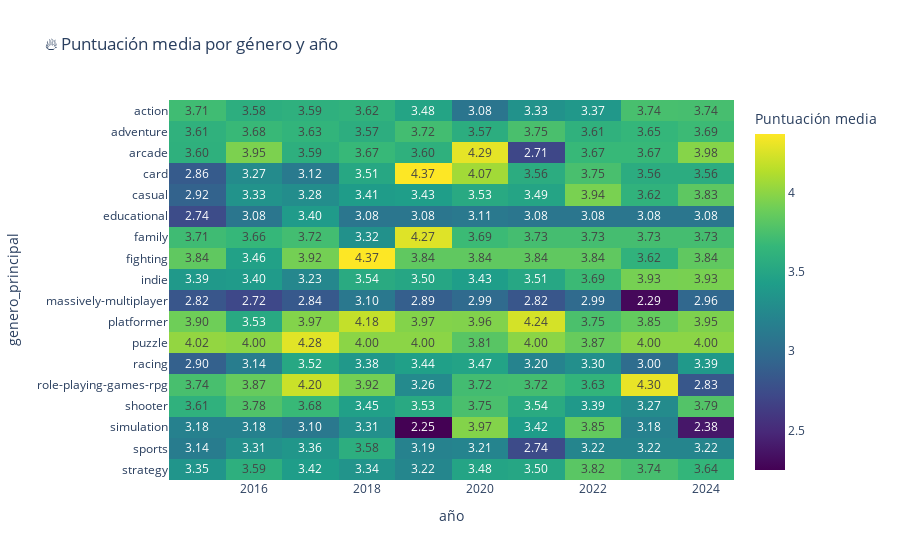

Notebook code cell kept with this figure:
### Markdown cell above
## Evolución de la puntuación media por género y año ##

Este notebook analiza cómo ha evolucionado la puntuación media de los videojuegos según su género principal y año de lanzamiento, utilizando datos extraídos desde la API de RAWG en formato JSON.

Se han seguido los siguientes pasos:

- Carga del archivo JSON local.
- Limpieza de registros incompletos.
- Conversión de fechas y filtrado por años entre 1995 y 2024.
- Selección del género principal de cada juego.
- Cálculo de la puntuación media anual por género.
- Representación visual mediante un heatmap interactivo.

### Code cell
import pandas as pd
import plotly.express as px

# 1. Cargar el JSON local
df = pd.read_json('C:/Users/nacio/Downloads/juegos_rawg.json')

# 2. Filtrar juegos con released, rating y genres válidos
df = df[
    df['released'].notna() &
    df['rating'].notna() &
    df['genres'].apply(lambda g: isinstance(g, list) and len(g) > 0)
]

# Filtrar puntuaciones bajas o juegos sin valoraciones reales
df = df[df['rating'] > 0]
if 'ratings_count' in df.columns:
    df = df[df['ratings_count'] >= 10]

# 3. Convertir fecha y filtrar por rango de años
df['fecha_lanzamiento'] = pd.to_datetime(df['released'], errors='coerce')
df = df[
    df['fecha_lanzamiento'].notna() &
    (df['fecha_lanzamiento'].dt.year >= 1995) &
    (df['fecha_lanzamiento'].dt.year <= 2024)
]

# 4. Extraer el año y el género principal
df['año'] = df['fecha_lanzamiento'].dt.year
df['genero_principal'] = df['genres'].apply(
    lambda lista: lista[0]['slug'] if isinstance(lista, list) and len(lista) > 0 and 'slug' in lista[0] else 'sin_datos'
)

# 5. Agrupar por género y año, calcular puntuación media
pivot_df = df.groupby(['genero_principal', 'año'])['rating'].mean().reset_index()

# 6. Crear tabla para el heatmap
heatmap_data = pivot_df.pivot(index='genero_principal', columns='año', values='rating')

heatmap_data = heatmap_data.apply(lambda fila: fila.fillna(fila.mean()), axis=1)

# 7. Crear heatmap interactivo
fig = px.imshow(
    heatmap_data,
    text_auto='.2f',
    color_continuous_scale='Viridis',
    labels={'color': 'Puntuación media'},
    title='Puntuación media por género y año'
)

fig.show()

### Figure 1 — Plotly figure (JSON) as saved in the notebook; plotly's stock layout.template omitted (floating-point values rounded to 4 significant figures; data arrays with more than 128 entries replaced by an {"elided": "..."} marker saying what was removed)
{"data": [{"coloraxis": "coloraxis", "hovertemplate": "año: %{x}<br>genero_principal: %{y}<br>Puntuación media: %{z}<extra></extra>", "name": "0", "texttemplate": "%{z:.2f}", "type": "heatmap", "x": [2015, 2016, 2017, 2018, 2019, 2020, 2021, 2022, 2023, 2024], "xaxis": "x", "y": ["action", "adventure", "arcade", "card", "casual", "educational", "family", "fighting", "indie", "massively-multiplayer", "platformer", "puzzle", "racing", "role-playing-games-rpg", "shooter", "simulation", "sports", "strategy"], "yaxis": "y", "z": {"elided": "18x10 float values"}}], "layout": {"autosize": true, "coloraxis": {"colorbar": {"title": {"text": "Puntuación media"}}, "colorscale": [[0, "#440154"], [0.1111, "#482878"], [0.2222, "#3e4989"], [0.3333, "#31688e"], [0.4444, "#26828e"], [0.5556, "#1f9e89"], [0.6667, "#35b779"], [0.7778, "#6ece58"], [0.8889, "#b5de2b"], [1, "#fde725"]]}, "title": {"text": "🔥 Puntuación media por género y año"}, "xaxis": {"anchor": "y", "autorange": true, "constrain": "domain", "domain": [0, 1], "range": [2014.0, 2024.0], "scaleanchor": "y", "title": {"text": "año"}, "type": "linear"}, "yaxis": {"anchor": "x", "autorange": true, "constrain": "domain", "domain": [0, 1], "range": [17.5, -0.5], "title": {"text": "genero_principal"}, "type": "category"}}}
